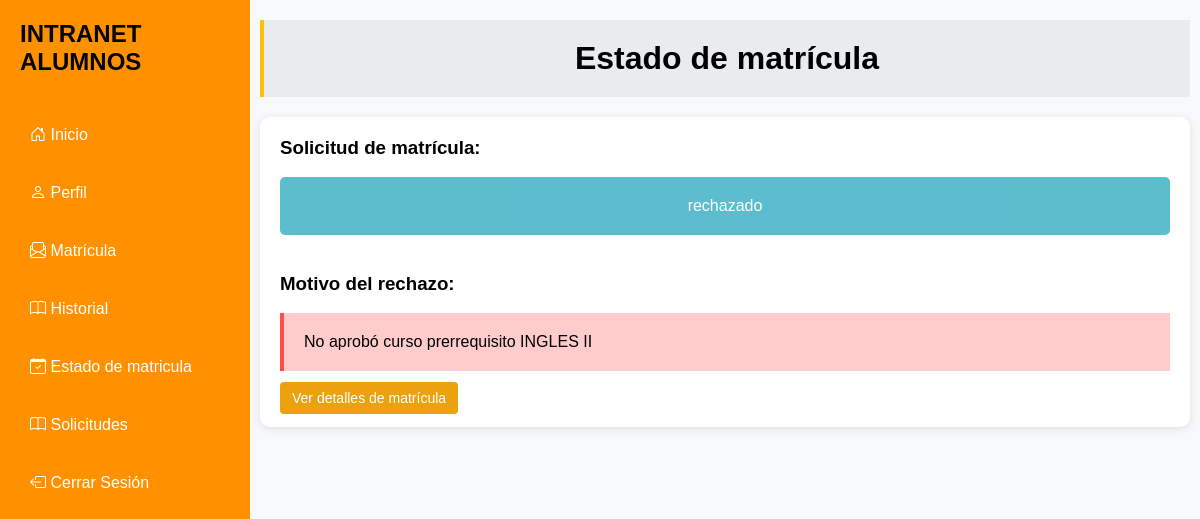
Page /estado-matricula/ (signed in) on the earlier database version.
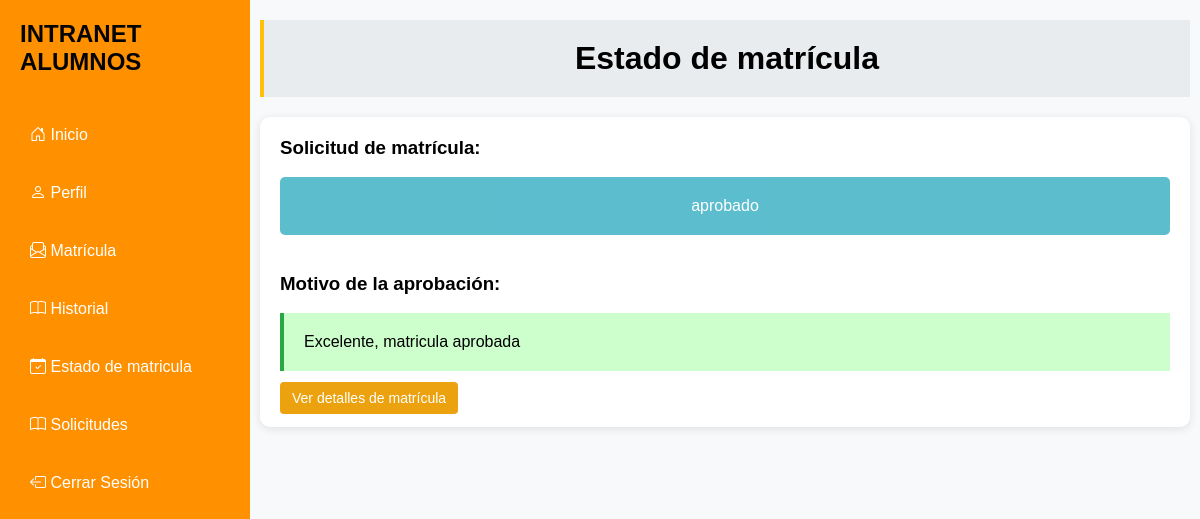
Same page on the later database version.
### App/models.py (models this page shows, shortened)
class Matricula(models.Model):
    id_matricula = models.AutoField(primary_key=True)
    alumno = models.ForeignKey(Alumno, on_delete=models.CASCADE)
    cursos = models.ManyToManyField(Curso)
    boucher = models.ManyToManyField(Boucher)
    plan = models.ForeignKey(Plan, on_delete=models.CASCADE)
    fecha_matricula = models.DateTimeField(default=timezone.now)
    estado = models.CharField(max_length=20, default='pendiente')
    mensaje_rechazo = models.TextField(blank=True, null=True)
    mensaje_aprobacion = models.TextField(blank=True, null=True)

### App/views.py (the view)
# urls.py: path('estado-matricula/', views.estado_matricula, name='estado_matricula'),
def estado_matricula(request):
    usuario = request.user
    if usuario.rol == 'consejero':
        return redirect('home')  # Redirigir al home si es consejero
    alumno = usuario.alumno
    matricula = Matricula.objects.filter(alumno=alumno).order_by('-fecha_matricula').first()
    return render(request, 'estado.html', {'matricula': matricula})

### App/templates/estado.html
{% extends 'base.html' %}
{% block content %}
<div class="home">
    <div class="estado" >
        <h1>Estado de matrícula</h1>
    </div>
    <div class="estado-content">
        {% if matricula %}
            <div class="estado-detalle">
                <h3>Solicitud de matrícula:</h3>
                <br>
                <button class="estado-boton" disabled>{{ matricula.estado }}</button>
            </div>
            <br>
            {% if matricula.estado == 'rechazado' %}
                <div class="estado-mensaje">
                    <h3>Motivo del rechazo:</h3>
                    <br>
                    <div class="mensaje alerta-rechazo">
                        <p>{{ matricula.mensaje_rechazo }}</p>
                    </div>
                </div>
            {% elif matricula.estado == 'aprobado' %}
                <div class="estado-mensaje">
                    <h3>Motivo de la aprobación:</h3>
                    <br>
                    <div class="mensaje alerta-aprobado">
                        <p>{{ matricula.mensaje_aprobacion }}</p>
                    </div>
                </div>
            {% endif %}
            <br />
            <a href="{% url 'detalles_matricula' matricula.id_matricula %}" class="btn-filter">Ver detalles de matrícula</a>
        {% else %}
            <div class="estado-vacio">
                <p>No tienes ninguna matrícula registrada.</p>
            </div>
        {% endif %}
    </div>
</div>
{% endblock %}

Differences in the rows shown:
no longer on this page (row unchanged): Matricula: estado "rechazado", mensaje_rechazo "No aprobó curso prerrequisito INGLES II"
added Matricula: estado "aprobado", mensaje_aprobacion "Excelente, matricula aprobada"
Other differences:
text no longer shown: "Motivo del rechazo:"
text now shown: "Motivo de la aprobación:"
